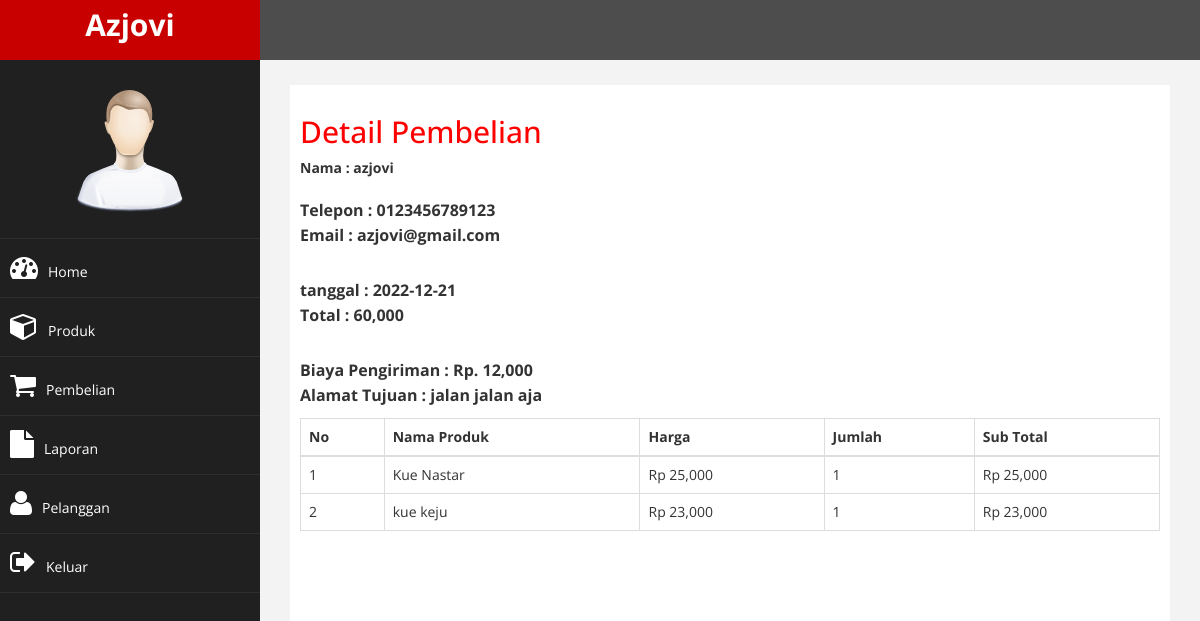
/admin/index.php?halaman=detail&id=12 (signed in), run on the app's committed database.
### tables this page shows
CREATE TABLE `pembelian` (
  `id_pembelian` int(11) NOT NULL,
  `id_pelanggan` int(11) NOT NULL,
  `id_ongkir` int(11) NOT NULL,
  `tanggal_pembelian` date NOT NULL,
  `total_pembelian` int(11) NOT NULL,
  `nama_kota` varchar(100) NOT NULL,
  `tarif` int(11) NOT NULL,
  `alamat_pengiriman` text NOT NULL,
  `status_pembelian` varchar(50) NOT NULL DEFAULT 'pending',
  `resi_pengiriman` varchar(50) NOT NULL
);

CREATE TABLE `pelanggan` (
  `id_pelanggan` int(11) NOT NULL,
  `username` varchar(50) NOT NULL,
  `email_pelanggan` varchar(100) NOT NULL,
  `password_pelanggan` varchar(50) NOT NULL,
  `nama_pelanggan` varchar(100) NOT NULL,
  `telepon_pelanggan` varchar(25) NOT NULL,
  `alamat_pelanggan` text NOT NULL
);

CREATE TABLE `pembelian_produk` (
  `id_pembelian_produk` int(11) NOT NULL,
  `id_pembelian` int(11) NOT NULL,
  `id_produk` int(11) NOT NULL,
  `jumlah` int(11) NOT NULL,
  `nama` varchar(100) NOT NULL,
  `harga` int(11) NOT NULL,
  `berat` int(11) NOT NULL,
  `subberat` int(11) NOT NULL,
  `subharga` int(11) NOT NULL
);

CREATE TABLE `produk` (
  `id_produk` int(11) NOT NULL,
  `nama_produk` varchar(100) NOT NULL,
  `harga_produk` int(11) NOT NULL,
  `berat` int(11) NOT NULL,
  `foto_produk` varchar(100) NOT NULL,
  `deskripsi_produk` text NOT NULL,
  `stok_produk` int(11) NOT NULL
);

### admin/detail.php (the view)
<h2>Detail Pembelian</h2>
<?php
$ambil = $koneksi->query("SELECT * FROM pembelian JOIN pelanggan
    ON pembelian.id_pelanggan=pelanggan.id_pelanggan
    WHERE pembelian.id_pembelian='$_GET[id]'");
$detail = $ambil->fetch_assoc();
?>
<strong>Nama : <?php echo $detail['nama_pelanggan']; ?></strong> <br>
<p>
    <strong>Telepon : <?= $detail['telepon_pelanggan']; ?></strong> <br>
    <strong>Email : <?= $detail['email_pelanggan']; ?></strong>
</p>
<p>
    <strong>tanggal : <?= $detail['tanggal_pembelian']; ?></strong> <br>
    <strong>Total : <?= number_format($detail['total_pembelian']); ?></strong>
</p>
<p>
    <strong>Biaya Pengiriman : Rp. <?= number_format($detail['tarif']); ?></strong> <br>
    <strong>Alamat Tujuan : <?= $detail['alamat_pengiriman']; ?></strong>
</p>
<table class="table table-bordered">
    <thead>
        <tr>
            <th>No</th>
            <th>Nama Produk</th>
            <th>Harga</th>
            <th>Jumlah</th>
            <th>Sub Total</th>
        </tr>
    </thead>
    <tbody>
        <?php $nomor = 1; ?>
        <?php $ambil = $koneksi->query("SELECT * FROM pembelian_produk JOIN produk ON pembelian_produk.id_produk=produk.id_produk WHERE pembelian_produk.id_pembelian='$_GET[id]'"); ?>
        <?php while($pecah=$ambil->fetch_assoc()) { ?>
        <tr>
            <td><?= $nomor; ?></td>
            <td><?= $pecah['nama_produk']; ?></td>
            <td>Rp <?= number_format($pecah['harga_produk']); ?></td>
            <td><?= $pecah['jumlah']; ?></td>
            <td>
                Rp <?= number_format($pecah['harga_produk'] * $pecah['jumlah']); ?>
            </td>
        </tr>
        <?php $nomor++; ?>
        <?php } ?>
    </tbody>
</table>

### admin/assets/css/custom.css (style rules this page uses)
body { font-family: 'Open Sans', sans-serif; }
h2 { color: #f00; }
p { font-size:16px; line-height:25px; padding-top:20px; }

### data on the page
pembelian: id_pelanggan.nama_pelanggan "azjovi", id_pelanggan.telepon_pelanggan "0123456789123", id_pelanggan.email_pelanggan "azjovi@gmail.com", tanggal_pembelian "2022-12-21", total_pembelian "60,000", tarif "12,000", alamat_pengiriman "jalan jalan aja"
pembelian_produk: id_produk.nama_produk "Kue Nastar", id_produk.harga_produk "25,000", jumlah "1", $pecah['harga_produk'] * $pecah['jumlah'] "25,000"
pembelian_produk: id_produk.nama_produk "kue keju", id_produk.harga_produk "23,000", jumlah "1", $pecah['harga_produk'] * $pecah['jumlah'] "23,000"
